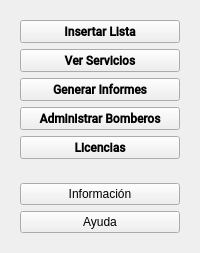
     <widget class="QWidget" name="SideBar" native="true">
      <layout class="QVBoxLayout" name="verticalLayout_3">
       <item>
        <widget class="QWidget" name="actionMenu" native="true">
         <property name="sizePolicy">
          <sizepolicy hsizetype="Preferred" vsizetype="Expanding">
           <horstretch>0</horstretch>
           <verstretch>0</verstretch>
          </sizepolicy>
         </property>
         <property name="font">
          <font>
           <family>Roboto Medium</family>
           <bold>true</bold>
          </font>
         </property>
         <layout class="QVBoxLayout" name="verticalLayout">
          <item>
           <widget class="QPushButton" name="btnInsertList">
            <property name="sizePolicy">
             <sizepolicy hsizetype="Minimum" vsizetype="MinimumExpanding">
              <horstretch>0</horstretch>
              <verstretch>0</verstretch>
             </sizepolicy>
            </property>
            <property name="minimumSize">
             <size>
              <width>0</width>
              <height>0</height>
             </size>
            </property>
            <property name="cursor">
             <cursorShape>PointingHandCursor</cursorShape>
            </property>
            <property name="text">
             <string>Insertar Lista</string>
            </property>
            <property name="icon">
             <iconset resource="Recursos.qrc">
              <normaloff>:/Icons/Icons/file-plus.svg</normaloff>:/Icons/Icons/file-plus.svg</iconset>
            </property>
           </widget>
          </item>
          <item>
           <widget class="QPushButton" name="btnViewList">
            <property name="sizePolicy">
             <sizepolicy hsizetype="Minimum" vsizetype="MinimumExpanding">
              <horstretch>0</horstretch>
              <verstretch>0</verstretch>
             </sizepolicy>
            </property>
            <property name="cursor">
             <cursorShape>PointingHandCursor</cursorShape>
            </property>
            <property name="text">
             <string>Ver Servicios</string>
            </property>
            <property name="icon">
             <iconset resource="Recursos.qrc">
              <normaloff>:/Icons/Icons/edit.svg</normaloff>:/Icons/Icons/edit.svg</iconset>
            </property>
           </widget>
          </item>
          <item>
           <widget class="QPushButton" name="btnGenInforms">
            <property name="sizePolicy">
             <sizepolicy hsizetype="Minimum" vsizetype="MinimumExpanding">
              <horstretch>0</horstretch>
              <verstretch>0</verstretch>
             </sizepolicy>
            </property>
            <property name="cursor">
             <cursorShape>PointingHandCursor</cursorShape>
            </property>
            <property name="text">
             <string>Generar Informes</string>
            </property>
            <property name="icon">
             <iconset resource="Recursos.qrc">
              <normaloff>:/Icons/Icons/file-text.svg</normaloff>:/Icons/Icons/file-text.svg</iconset>
            </property>
           </widget>
          </item>
          <item>
           <widget class="QPushButton" name="btnAdminVols">
            <property name="sizePolicy">
             <sizepolicy hsizetype="Minimum" vsizetype="MinimumExpanding">
              <horstretch>0</horstretch>
              <verstretch>0</verstretch>
             </sizepolicy>
            </property>
            <property name="cursor">
             <cursorShape>PointingHandCursor</cursorShape>
            </property>
            <property name="text">
             <string>Administrar Bomberos</string>
            </property>
            <property name="icon">
             <iconset resource="Recursos.qrc">
              <normaloff>:/Icons/Icons/user-check.svg</normaloff>:/Icons/Icons/user-check.svg</iconset>
            </property>
           </widget>
          </item>
          <item>
           <widget class="QPushButton" name="btnLicencias">
            <property name="sizePolicy">
             <sizepolicy hsizetype="Minimum" vsizetype="MinimumExpanding">
              <horstretch>0</horstretch>
              <verstretch>0</verstretch>
             </sizepolicy>
            </property>
            <property name="cursor">
             <cursorShape>PointingHandCursor</cursorShape>
            </property>
            <property name="text">
             <string>Licencias</string>
            </property>
            <property name="icon">
             <iconset resource="Recursos.qrc">
              <normaloff>:/Icons/Icons/inbox.svg</normaloff>:/Icons/Icons/inbox.svg</iconset>
            </property>
           </widget>
          </item>
         </layout>
        </widget>
       </item>
       <item>
        <widget class="QWidget" name="infoMenu" native="true">
         <layout class="QVBoxLayout" name="verticalLayout_2">
          <item>
           <widget class="QPushButton" name="btnInfo">
            <property name="text">
             <string>Información</string>
            </property>
            <property name="icon">
             <iconset resource="Recursos.qrc">
              <normaloff>:/Icons/Icons/info.svg</normaloff>:/Icons/Icons/info.svg</iconset>
            </property>
           </widget>
          </item>
          <item>
           <widget class="QPushButton" name="btnHelp">
            <property name="text">
             <string>Ayuda</string>
            </property>
            <property name="icon">
             <iconset resource="Recursos.qrc">
              <normaloff>:/Icons/Icons/help-circle.svg</normaloff>:/Icons/Icons/help-circle.svg</iconset>
            </property>
           </widget>
          </item>
         </layout>
        </widget>
       </item>
      </layout>
     </widget>
